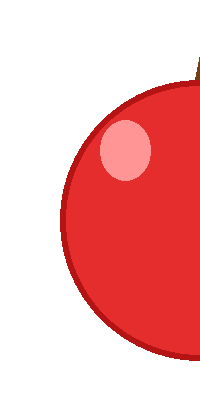
#> input picture sets/fruits/apple-1.png, 200 x 400 px
$ python -i odd_one_out.py   (imports and definitions only)
#> lines starting #> are read from the running program, lines starting #| are printed output that depends on the picture
"""
Odd One Out — Kids Video Generator (Standalone CLI Renderer).

Turns image halves in sets/ into viral "Odd One Out" 2x2 grid quiz videos:
- 1080x1920, 30fps, H.264 + AAC MP4
- Configurable number of rounds (--rounds N, default: 5)
- Configurable wait time between reveals (--wait-time SECONDS, default: 5.0)
- Configurable reveal duration (--reveal-time SECONDS, default: 2.0)
- Enhanced viral kids graphics: vibrant typography, drop shadows, glowing badges, gradient timer
- Purely synthesized audio bed + landing pop / countdown ticks / reveal ding / fanfare SFX
"""

import os
import sys
import re
import math
import random
import shutil
import tempfile
import argparse
import subprocess
import wave
import numpy as np
from PIL import Image, ImageDraw, ImageFont, ImageFilter

# =====================================================================
# EDITABLE ROUNDS LIST (used with --sample flag)
# =====================================================================
ROUNDS = [
    # Round 1: 3 fruits + 1 vegetable (Carrot is a VEGETABLE!)
    {
        "majority_cat": "fruits",
        "majority_items": ["apple", "banana", "orange"],
        "odd_cat": "vegetables",
        "odd_item": "carrot",
        "odd_pos": 1
    },
    # Round 2: 3 cars + 1 fruit (Strawberry is a FRUIT!)
    {
        "majority_cat": "cars",
        "majority_items": ["sports_car", "taxi", "bus"],
        "odd_cat": "fruits",
        "odd_item": "strawberry",
        "odd_pos": 2
    },
    # Round 3: 3 vegetables + 1 fruit (Banana is a FRUIT!)
    {
        "majority_cat": "vegetables",
        "majority_items": ["broccoli", "cauliflower", "eggplant"],
        "odd_cat": "fruits",
        "odd_item": "banana",
        "odd_pos": 0
    },
    # Round 4: 3 characters + 1 car (Ferrari is a CAR!)
    {
        "majority_cat": "characters",
        "majority_items": ["patlu", "chhota_bheem", "shin_chan"],
        "odd_cat": "cars",
        "odd_item": "ferrari",
        "odd_pos": 3
    },
    # Round 5: 3 fruits + 1 vegetable (Corn is a VEGETABLE!)
    {
        "majority_cat": "fruits",
        "majority_items": ["banana", "mango", "lemon"],
        "odd_cat": "vegetables",
        "odd_item": "corn",
        "odd_pos": 1
    }
]

# Required Category Word Mapping
CATEGORY_WORD_MAP = {
    "fruits": "FRUIT",
    "fruit": "FRUIT",
    "vegetables": "VEGETABLE",
    "vegetable": "VEGETABLE",
    "cars": "CAR",
    "car": "CAR",
    "characters": "CHARACTER",
    "character": "CHARACTER"
}

# Canvas & Render Constants
CANVAS_WIDTH = 1080
CANVAS_HEIGHT = 1920
FPS = 30
SAMPLE_RATE = 44100

INTRO_DURATION_SEC = 2.0
DEFAULT_WAIT_TIME_SEC = 5.0
DEFAULT_REVEAL_TIME_SEC = 2.0
END_DURATION_SEC = 2.5

# 2x2 Grid Layout
CELL_SIZE = 440
GRID_POSITIONS = [
    (60, 280),   # 0 = top-left
    (580, 280),  # 1 = top-right
    (60, 780),   # 2 = bottom-left
    (580, 780)   # 3 = bottom-right
]

# [137 lines left out: functions check_ffmpeg, get_font, draw_text_with_shadow, rejoin_halves, format_slug_name, get_category_word and 1 more, not called in this run]

def prepare_background(bg_path, target_w=CANVAS_WIDTH, target_h=CANVAS_HEIGHT):
    """
    Center-crops any background (e.g. 1600x1600 or 1080x1920) to 9:16
    and resizes to 1080x1920.
    """
#> called with bg_path = 'sets/fruits/apple-1.png', target_w = 1080, target_h = 1920
    if bg_path and os.path.exists(bg_path):
        try:
            im = Image.open(bg_path).convert("RGB")
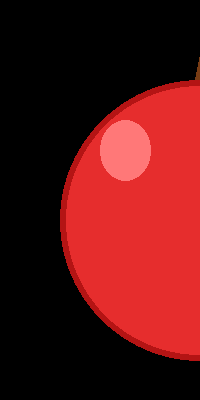
#> im: PIL image 200x400 RGB; mean R, G, B 88, 18.9, 18.9
            bw, bh = im.size
#> bw = 200; bh = 400
            target_ratio = target_w / target_h
            cur_ratio = bw / bh
#> cur_ratio = 0.5
            if cur_ratio > target_ratio:
                crop_w = int(bh * target_ratio)
                left = (bw - crop_w) // 2
                im = im.crop((left, 0, left + crop_w, bh))
            else:
                crop_h = int(bw / target_ratio)
#> crop_h = 355
                top = (bh - crop_h) // 2
#> top = 22
                im = im.crop((0, top, bw, top + crop_h))
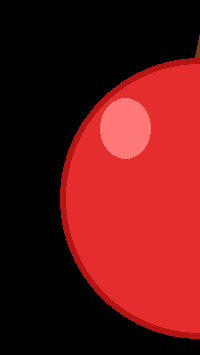
#> im: PIL image 200x355 RGB; mean R, G, B 99.1, 21.3, 21.3
            return im.resize((target_w, target_h), Image.Resampling.LANCZOS)
        except Exception as e:
            print(f"[Warning] Failed to load background '{bg_path}': {e}")

    # Fallback vibrant sunset sky kids background
    bg = Image.new("RGB", (target_w, target_h))
    arr = np.zeros((target_h, target_w, 3), dtype=np.uint8)
    for y in range(target_h):
        t = y / float(target_h)
        arr[y, :, 0] = int((1 - t) * 79 + t * 30)
        arr[y, :, 1] = int((1 - t) * 70 + t * 58)
        arr[y, :, 2] = int((1 - t) * 229 + t * 138)
    return Image.fromarray(arr)

# [649 lines left out: functions prepare_grid_item_card, draw_green_tick_badge, mix_audio, synth_pop_sfx, synth_tick_sfx, synth_ding_sfx and 6 more, not called in this run]

# [2 lines not run here, left out]

>>> result = prepare_background('sets/fruits/apple-1.png')

$ run again, on sets/fruits/strawberry-right.png
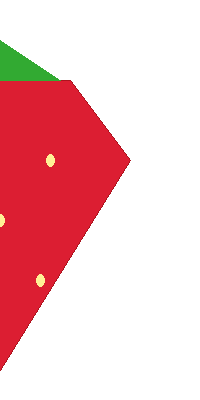
#> input picture sets/fruits/strawberry-right.png, 200 x 400 px
#> in prepare_background, `im = Image.open(bg_path).convert("RGB")`:
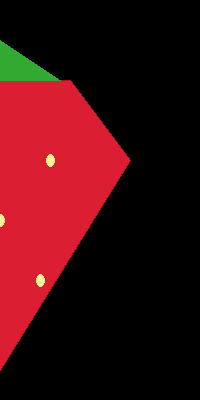
#> im: PIL image 200x400 RGB; mean R, G, B 61, 11.5, 14.7
#> in prepare_background, `im = im.crop((0, top, bw, top + crop_h))`:
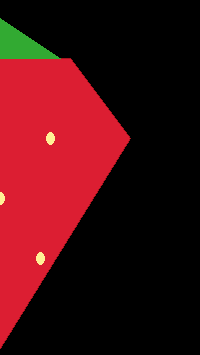
#> im: PIL image 200x355 RGB; mean R, G, B 68.7, 12.9, 16.6
